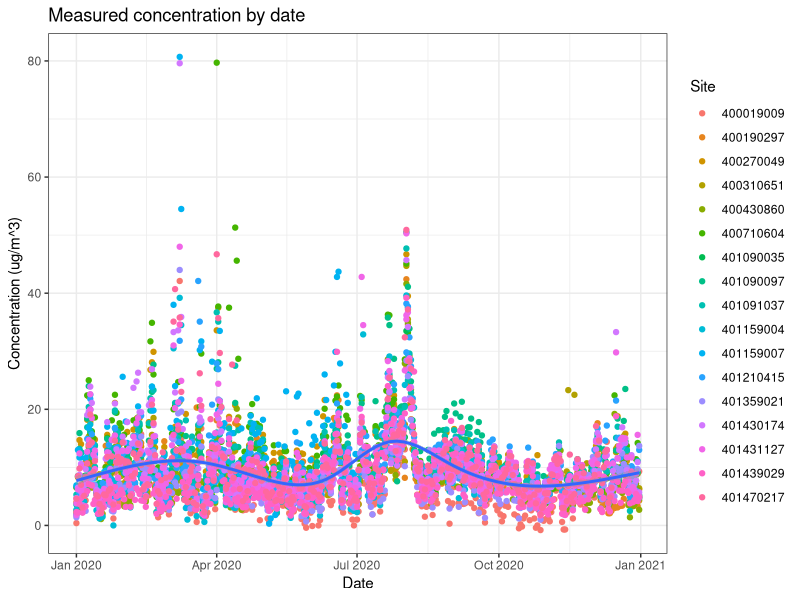

R code for this plot:
library(data.table)
library(ggplot2)
library(dplyr)

plot <- TRUE

data <- fread("data/alabama_pm.csv",
              select = c("Date",
                         "Daily Mean PM2.5 Concentration",
                         "UNITS",
                         "Site ID",
                         "Site Name"))

data <- data[, .(Date = as.Date(Date, format = "%m/%d/%y"),
                 conc = `Daily Mean PM2.5 Concentration`,
                 site = as.character(`Site ID`),
                 name = `Site Name`,
                 units = UNITS)]

yearly_mean <- data[, .(mean_conc_ugm3 = mean(conc),
                        attainment = mean(conc) < 13),
                        by = .(site, name)]

daily_limit_exceeded <- data[conc > 35L, .(count = sum(table(site))), Date]

ggplot(data) +
   geom_point(aes(Date, conc, color = site)) +
   geom_smooth(aes(Date, conc)) +
   labs(title = "Measured concentration by date",
        x = "Date",
        y = "Concentration (ug/m^3)"
   ) +
   scale_color_discrete(name = "Site") +
   theme(
        plot.title = element_text(size = 30, face = "bold")
   ) +
   theme_bw()

data
